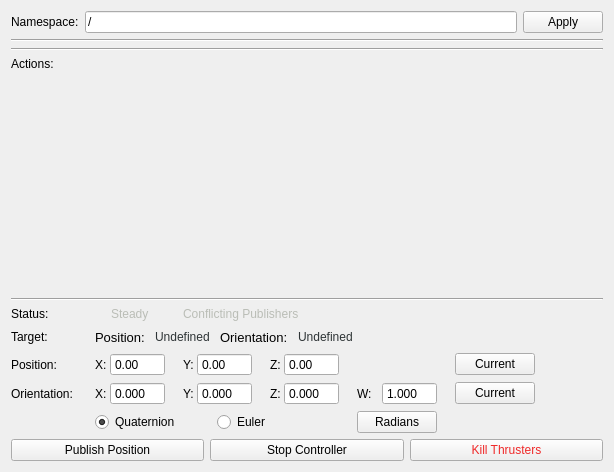
<?xml version="1.0" encoding="UTF-8"?>
<ui version="4.0">
 <class>ControllersPlugin</class>
 <widget class="QWidget" name="ControllersPlugin">
  <property name="geometry">
   <rect>
    <x>0</x>
    <y>0</y>
    <width>614</width>
    <height>472</height>
   </rect>
  </property>
  <property name="windowTitle">
   <string>Controller Actions</string>
  </property>
  <layout class="QGridLayout" name="gridLayout_2">
   <item row="1" column="0">
    <layout class="QVBoxLayout" name="primaryLayout">
     <property name="sizeConstraint">
      <enum>QLayout::SetDefaultConstraint</enum>
     </property>
     <item>
      <layout class="QHBoxLayout" name="namespaceLayout">
       <item>
        <widget class="QLabel" name="namespaceLabel">
         <property name="text">
          <string>Namespace:</string>
         </property>
        </widget>
       </item>
       <item>
        <widget class="QLineEdit" name="namespaceEdit">
         <property name="text">
          <string>/</string>
         </property>
        </widget>
       </item>
       <item>
        <widget class="QPushButton" name="applyNamespaceButton">
         <property name="text">
          <string>Apply</string>
         </property>
        </widget>
       </item>
      </layout>
     </item>
     <item>
      <widget class="Line" name="namespaceToTeleopGroupSeparator">
       <property name="orientation">
        <enum>Qt::Horizontal</enum>
       </property>
      </widget>
     </item>
     <item>
      <layout class="QVBoxLayout" name="teleopControlLayout"/>
     </item>
     <item>
      <widget class="Line" name="teleopToActionsGroupSeparator">
       <property name="orientation">
        <enum>Qt::Horizontal</enum>
       </property>
      </widget>
     </item>
     <item>
      <layout class="QVBoxLayout" name="actionsGroupLayout">
       <property name="spacing">
        <number>0</number>
       </property>
       <item>
        <widget class="QLabel" name="actionsGroupLabel">
         <property name="text">
          <string>Actions:</string>
         </property>
        </widget>
       </item>
       <item>
        <layout class="QVBoxLayout" name="actionsVerticalLayout"/>
       </item>
      </layout>
     </item>
     <item>
      <spacer name="centerAlignmentSpacer">
       <property name="orientation">
        <enum>Qt::Vertical</enum>
       </property>
       <property name="sizeHint" stdset="0">
        <size>
         <width>20</width>
         <height>40</height>
        </size>
       </property>
      </spacer>
     </item>
     <item>
      <widget class="Line" name="actionToControllerGroupSeparator">
       <property name="orientation">
        <enum>Qt::Horizontal</enum>
       </property>
      </widget>
     </item>
     <item>
      <layout class="QGridLayout" name="controllerGroupLayout">
       <property name="horizontalSpacing">
        <number>18</number>
       </property>
       <item row="3" column="0">
        <widget class="QLabel" name="label_2">
         <property name="text">
          <string>Orientation: </string>
         </property>
        </widget>
       </item>
       <item row="2" column="2">
        <layout class="QHBoxLayout" name="horizontalLayout_3">
         <property name="spacing">
          <number>3</number>
         </property>
         <item>
          <widget class="QLabel" name="label_3">
           <property name="text">
            <string>X:</string>
           </property>
          </widget>
         </item>
         <item>
          <widget class="QDoubleSpinBox" name="positionXValue">
           <property name="sizePolicy">
            <sizepolicy hsizetype="Fixed" vsizetype="Fixed">
             <horstretch>0</horstretch>
             <verstretch>0</verstretch>
            </sizepolicy>
           </property>
           <property name="minimumSize">
            <size>
             <width>55</width>
             <height>0</height>
            </size>
           </property>
           <property name="maximumSize">
            <size>
             <width>50</width>
             <height>16777215</height>
            </size>
           </property>
           <property name="focusPolicy">
            <enum>Qt::StrongFocus</enum>
           </property>
           <property name="buttonSymbols">
            <enum>QAbstractSpinBox::NoButtons</enum>
           </property>
           <property name="minimum">
            <double>-99.989999999999995</double>
           </property>
           <property name="singleStep">
            <double>0.500000000000000</double>
           </property>
          </widget>
         </item>
        </layout>
       </item>
       <item row="3" column="5">
        <layout class="QHBoxLayout" name="orientationWGroup">
         <property name="spacing">
          <number>3</number>
         </property>
         <item>
          <widget class="QLabel" name="orientationWLabel">
           <property name="text">
            <string>W:</string>
           </property>
          </widget>
         </item>
         <item>
          <widget class="QDoubleSpinBox" name="orientationWValue">
           <property name="sizePolicy">
            <sizepolicy hsizetype="Fixed" vsizetype="Fixed">
             <horstretch>0</horstretch>
             <verstretch>0</verstretch>
            </sizepolicy>
           </property>
           <property name="minimumSize">
            <size>
             <width>55</width>
             <height>0</height>
            </size>
           </property>
           <property name="maximumSize">
            <size>
             <width>50</width>
             <height>16777215</height>
            </size>
           </property>
           <property name="focusPolicy">
            <enum>Qt::StrongFocus</enum>
           </property>
           <property name="buttonSymbols">
            <enum>QAbstractSpinBox::NoButtons</enum>
           </property>
           <property name="decimals">
            <number>3</number>
           </property>
           <property name="minimum">
            <double>-1.000000000000000</double>
           </property>
           <property name="maximum">
            <double>1.000000000000000</double>
           </property>
           <property name="singleStep">
            <double>0.050000000000000</double>
           </property>
           <property name="value">
            <double>1.000000000000000</double>
           </property>
          </widget>
         </item>
        </layout>
       </item>
       <item row="3" column="3">
        <layout class="QHBoxLayout" name="horizontalLayout_7">
         <property name="spacing">
          <number>3</number>
         </property>
         <item>
          <widget class="QLabel" name="orientationYLabel">
           <property name="text">
            <string>Y:</string>
           </property>
          </widget>
         </item>
         <item>
          <widget class="QDoubleSpinBox" name="orientationYValue">
           <property name="sizePolicy">
            <sizepolicy hsizetype="Fixed" vsizetype="Fixed">
             <horstretch>0</horstretch>
             <verstretch>0</verstretch>
            </sizepolicy>
           </property>
           <property name="minimumSize">
            <size>
             <width>55</width>
             <height>0</height>
            </size>
           </property>
           <property name="maximumSize">
            <size>
             <width>50</width>
             <height>16777215</height>
            </size>
           </property>
           <property name="focusPolicy">
            <enum>Qt::StrongFocus</enum>
           </property>
           <property name="buttonSymbols">
            <enum>QAbstractSpinBox::NoButtons</enum>
           </property>
           <property name="decimals">
            <number>3</number>
           </property>
           <property name="minimum">
            <double>-1.000000000000000</double>
           </property>
           <property name="maximum">
            <double>1.000000000000000</double>
           </property>
           <property name="singleStep">
            <double>0.050000000000000</double>
           </property>
          </widget>
         </item>
        </layout>
       </item>
       <item row="0" column="2" alignment="Qt::AlignHCenter">
        <widget class="QLabel" name="steadyLabel">
         <property name="styleSheet">
          <string notr="true">QLabel{ color: rgb(186, 189, 182) }</string>
         </property>
         <property name="text">
          <string>Steady</string>
         </property>
        </widget>
       </item>
       <item row="2" column="3">
        <layout class="QHBoxLayout" name="horizontalLayout_4">
         <property name="spacing">
          <number>3</number>
         </property>
         <item>
          <widget class="QLabel" name="label_4">
           <property name="text">
            <string>Y:</string>
           </property>
          </widget>
         </item>
         <item>
          <widget class="QDoubleSpinBox" name="positionYValue">
           <property name="sizePolicy">
            <sizepolicy hsizetype="Fixed" vsizetype="Fixed">
             <horstretch>0</horstretch>
             <verstretch>0</verstretch>
            </sizepolicy>
           </property>
           <property name="minimumSize">
            <size>
             <width>55</width>
             <height>0</height>
            </size>
           </property>
           <property name="maximumSize">
            <size>
             <width>50</width>
             <height>16777215</height>
            </size>
           </property>
           <property name="focusPolicy">
            <enum>Qt::StrongFocus</enum>
           </property>
           <property name="buttonSymbols">
            <enum>QAbstractSpinBox::NoButtons</enum>
           </property>
           <property name="minimum">
            <double>-99.000000000000000</double>
           </property>
           <property name="singleStep">
            <double>0.500000000000000</double>
           </property>
          </widget>
         </item>
        </layout>
       </item>
       <item row="0" column="0">
        <widget class="QLabel" name="label_14">
         <property name="text">
          <string>Status:</string>
         </property>
        </widget>
       </item>
       <item row="3" column="6">
        <widget class="QPushButton" name="loadCurrentOrientation">
         <property name="text">
          <string>Current</string>
         </property>
        </widget>
       </item>
       <item row="3" column="4">
        <layout class="QHBoxLayout" name="horizontalLayout_8">
         <property name="spacing">
          <number>3</number>
         </property>
         <item>
          <widget class="QLabel" name="orientationZLabel">
           <property name="text">
            <string>Z:</string>
           </property>
          </widget>
         </item>
         <item>
          <widget class="QDoubleSpinBox" name="orientationZValue">
           <property name="sizePolicy">
            <sizepolicy hsizetype="Fixed" vsizetype="Fixed">
             <horstretch>0</horstretch>
             <verstretch>0</verstretch>
            </sizepolicy>
           </property>
           <property name="minimumSize">
            <size>
             <width>55</width>
             <height>0</height>
            </size>
           </property>
           <property name="maximumSize">
            <size>
             <width>50</width>
             <height>16777215</height>
            </size>
           </property>
           <property name="focusPolicy">
            <enum>Qt::StrongFocus</enum>
           </property>
           <property name="buttonSymbols">
            <enum>QAbstractSpinBox::NoButtons</enum>
           </property>
           <property name="decimals">
            <number>3</number>
           </property>
           <property name="minimum">
            <double>-1.000000000000000</double>
           </property>
           <property name="maximum">
            <double>1.000000000000000</double>
           </property>
           <property name="singleStep">
            <double>0.050000000000000</double>
           </property>
          </widget>
         </item>
        </layout>
       </item>
       <item row="0" column="3" colspan="2">
        <widget class="QLabel" name="conflictingPublisherLabel">
         <property name="styleSheet">
          <string notr="true">QLabel{ color: rgb(186, 189, 182) }</string>
         </property>
         <property name="text">
          <string>Conflicting Publishers</string>
         </property>
        </widget>
       </item>
       <item row="1" column="2" colspan="6">
        <layout class="QGridLayout" name="gridLayout">
         <property name="horizontalSpacing">
          <number>10</number>
         </property>
         <item row="0" column="4">
          <spacer name="horizontalSpacer">
           <property name="orientation">
            <enum>Qt::Horizontal</enum>
           </property>
           <property name="sizeHint" stdset="0">
            <size>
             <width>40</width>
             <height>20</height>
            </size>
           </property>
          </spacer>
         </item>
         <item row="0" column="1">
          <layout class="QHBoxLayout" name="horizontalLayout_11">
           <property name="spacing">
            <number>10</number>
           </property>
           <item>
            <widget class="QLabel" name="linearTargetTitle">
             <property name="font">
              <font>
               <pointsize>10</pointsize>
              </font>
             </property>
             <property name="text">
              <string>Position:</string>
             </property>
            </widget>
           </item>
           <item alignment="Qt::AlignRight">
            <widget class="QLabel" name="linearTargetLabel">
             <property name="font">
              <font>
               <pointsize>9</pointsize>
              </font>
             </property>
             <property name="styleSheet">
              <string notr="true">QLabel{ color: rgb(46, 52, 54) }</string>
             </property>
             <property name="text">
              <string>Undefined</string>
             </property>
            </widget>
           </item>
          </layout>
         </item>
         <item row="0" column="2">
          <layout class="QHBoxLayout" name="horizontalLayout_12">
           <property name="spacing">
            <number>10</number>
           </property>
           <item>
            <widget class="QLabel" name="angularTargetTitle">
             <property name="font">
              <font>
               <pointsize>10</pointsize>
              </font>
             </property>
             <property name="text">
              <string>Orientation:</string>
             </property>
            </widget>
           </item>
           <item alignment="Qt::AlignRight">
            <widget class="QLabel" name="angularTargetLabel">
             <property name="font">
              <font>
               <pointsize>9</pointsize>
              </font>
             </property>
             <property name="styleSheet">
              <string notr="true">QLabel{ color: rgb(46, 52, 54) }</string>
             </property>
             <property name="text">
              <string>Undefined</string>
             </property>
            </widget>
           </item>
          </layout>
         </item>
        </layout>
       </item>
       <item row="2" column="7">
        <spacer name="horizontalSpacer_2">
         <property name="orientation">
          <enum>Qt::Horizontal</enum>
         </property>
         <property name="sizeHint" stdset="0">
          <size>
           <width>40</width>
           <height>20</height>
          </size>
         </property>
        </spacer>
       </item>
       <item row="2" column="0">
        <widget class="QLabel" name="label">
         <property name="text">
          <string>Position:</string>
         </property>
        </widget>
       </item>
       <item row="3" column="2">
        <layout class="QHBoxLayout" name="horizontalLayout_6">
         <property name="spacing">
          <number>3</number>
         </property>
         <item>
          <widget class="QLabel" name="orientationXLabel">
           <property name="text">
            <string>X:</string>
           </property>
          </widget>
         </item>
         <item>
          <widget class="QDoubleSpinBox" name="orientationXValue">
           <property name="sizePolicy">
            <sizepolicy hsizetype="Fixed" vsizetype="Fixed">
             <horstretch>0</horstretch>
             <verstretch>0</verstretch>
            </sizepolicy>
           </property>
           <property name="minimumSize">
            <size>
             <width>55</width>
             <height>0</height>
            </size>
           </property>
           <property name="maximumSize">
            <size>
             <width>50</width>
             <height>16777215</height>
            </size>
           </property>
           <property name="focusPolicy">
            <enum>Qt::StrongFocus</enum>
           </property>
           <property name="buttonSymbols">
            <enum>QAbstractSpinBox::NoButtons</enum>
           </property>
           <property name="decimals">
            <number>3</number>
           </property>
           <property name="minimum">
            <double>-1.000000000000000</double>
           </property>
           <property name="maximum">
            <double>1.000000000000000</double>
           </property>
           <property name="singleStep">
            <double>0.050000000000000</double>
           </property>
          </widget>
         </item>
        </layout>
       </item>
       <item row="2" column="4">
        <layout class="QHBoxLayout" name="horizontalLayout_5">
         <property name="spacing">
          <number>3</number>
         </property>
         <item>
          <widget class="QLabel" name="label_5">
           <property name="text">
            <string>Z:</string>
           </property>
          </widget>
         </item>
         <item>
          <widget class="QDoubleSpinBox" name="positionZValue">
           <property name="sizePolicy">
            <sizepolicy hsizetype="Fixed" vsizetype="Fixed">
             <horstretch>0</horstretch>
             <verstretch>0</verstretch>
            </sizepolicy>
           </property>
           <property name="minimumSize">
            <size>
             <width>55</width>
             <height>0</height>
            </size>
           </property>
           <property name="maximumSize">
            <size>
             <width>50</width>
             <height>16777215</height>
            </size>
           </property>
           <property name="focusPolicy">
            <enum>Qt::StrongFocus</enum>
           </property>
           <property name="buttonSymbols">
            <enum>QAbstractSpinBox::NoButtons</enum>
           </property>
           <property name="minimum">
            <double>-99.000000000000000</double>
           </property>
           <property name="maximum">
            <double>0.000000000000000</double>
           </property>
           <property name="singleStep">
            <double>0.500000000000000</double>
           </property>
          </widget>
         </item>
        </layout>
       </item>
       <item row="2" column="6">
        <widget class="QPushButton" name="loadCurrentPosition">
         <property name="text">
          <string>Current</string>
         </property>
        </widget>
       </item>
       <item row="1" column="0">
        <layout class="QHBoxLayout" name="horizontalLayout_13">
         <item>
          <widget class="QLabel" name="label_12">
           <property name="text">
            <string>Target:</string>
           </property>
          </widget>
         </item>
        </layout>
       </item>
       <item row="4" column="2" colspan="3">
        <layout class="QHBoxLayout" name="horizontalLayout_10">
         <item>
          <widget class="QRadioButton" name="quaternionModeRadio">
           <property name="text">
            <string>Quaternion</string>
           </property>
           <property name="checked">
            <bool>true</bool>
           </property>
          </widget>
         </item>
         <item>
          <widget class="QRadioButton" name="eulerModeRadio">
           <property name="text">
            <string>Euler</string>
           </property>
          </widget>
         </item>
        </layout>
       </item>
       <item row="4" column="5">
        <widget class="QPushButton" name="angleModeButton">
         <property name="text">
          <string>Radians</string>
         </property>
        </widget>
       </item>
      </layout>
     </item>
     <item>
      <layout class="QHBoxLayout" name="buttonGroupLayout">
       <item>
        <widget class="QPushButton" name="publishPositionButton">
         <property name="text">
          <string>Publish Position</string>
         </property>
        </widget>
       </item>
       <item>
        <widget class="QPushButton" name="stopControllerButton">
         <property name="toolTip">
          <string>Note: The controller will re-enable if a position is re-published</string>
         </property>
         <property name="text">
          <string>Stop Controller</string>
         </property>
        </widget>
       </item>
       <item>
        <widget class="QPushButton" name="softwareKillButton">
         <property name="enabled">
          <bool>true</bool>
         </property>
         <property name="styleSheet">
          <string notr="true">QPushButton{ color:rgb(239, 41, 41) }
QPushButton:disabled{ color: rgb(209, 123, 123) }</string>
         </property>
         <property name="text">
          <string>Kill Thrusters</string>
         </property>
         <property name="checkable">
          <bool>true</bool>
         </property>
         <property name="checked">
          <bool>false</bool>
         </property>
        </widget>
       </item>
      </layout>
     </item>
    </layout>
   </item>
  </layout>
 </widget>
 <tabstops>
  <tabstop>namespaceEdit</tabstop>
  <tabstop>applyNamespaceButton</tabstop>
  <tabstop>positionXValue</tabstop>
  <tabstop>positionYValue</tabstop>
  <tabstop>positionZValue</tabstop>
  <tabstop>orientationXValue</tabstop>
  <tabstop>orientationYValue</tabstop>
  <tabstop>orientationZValue</tabstop>
  <tabstop>orientationWValue</tabstop>
  <tabstop>publishPositionButton</tabstop>
  <tabstop>stopControllerButton</tabstop>
  <tabstop>softwareKillButton</tabstop>
 </tabstops>
 <resources/>
 <connections>
  <connection>
   <sender>namespaceEdit</sender>
   <signal>returnPressed()</signal>
   <receiver>applyNamespaceButton</receiver>
   <slot>click()</slot>
   <hints>
    <hint type="sourcelabel">
     <x>289</x>
     <y>23</y>
    </hint>
    <hint type="destinationlabel">
     <x>525</x>
     <y>23</y>
    </hint>
   </hints>
  </connection>
 </connections>
</ui>
